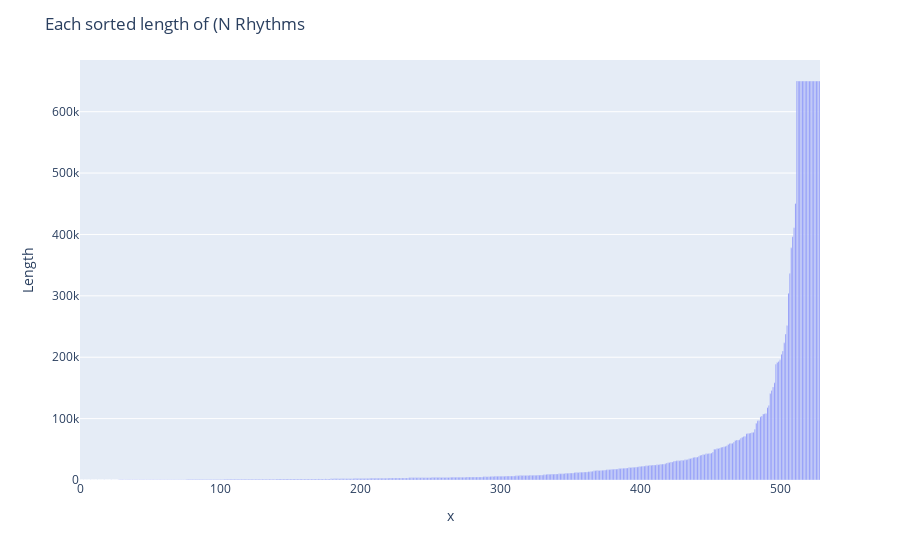

Here is the notebook cell this chart was saved with:
### Markdown cell above
### (1) N

### Code cell
print("Basic Statistics of (N")
print("Num : ", len(rhythmLens_N))
print("Mean : ", np.mean(rhythmLens_N))
print("Var : ", np.var(rhythmLens_N))
print("Std : ", np.std(rhythmLens_N))
print("Max : " , np.max(rhythmLens_N))
print("Min : ", np.min(rhythmLens_N))
print("Median : ", np.median(rhythmLens_N))
print("25 Percentile : ", np.percentile(rhythmLens_N, 25))
print("75 Percentile : ", np.percentile(rhythmLens_N, 75))


fig = px.bar(x=range(len(rhythmLens_N)), y=sorted(rhythmLens_N))
fig.update_layout(title="Each sorted length of (N Rhythms",
                 yaxis_title="Length",)
fig.show()

sns.distplot(rhythmLens_N, fit=norm).set_title('Dist. of (N')

#Log 변환
#sns.distplot(np.log(rhythmLens_N), fit=norm).set_title('Dist. of Log("(N")')

### Figure 1 — Plotly figure (JSON) as saved in the notebook; plotly's stock layout.template omitted (floating-point values rounded to 4 significant figures; data arrays with more than 128 entries replaced by an {"elided": "..."} marker saying what was removed)
{"data": [{"alignmentgroup": "True", "hovertemplate": "x=%{x}<br>y=%{y}<extra></extra>", "legendgroup": "", "marker": {"color": "#636efa"}, "name": "", "offsetgroup": "", "orientation": "v", "showlegend": false, "textposition": "auto", "type": "bar", "x": {"elided": "529 int values"}, "xaxis": "x", "y": {"elided": "529 int values"}, "yaxis": "y"}], "layout": {"barmode": "relative", "legend": {"tracegroupgap": 0}, "margin": {"t": 60}, "title": {"text": "Each sorted length of (N Rhythms"}, "xaxis": {"anchor": "y", "domain": [0, 1], "title": {"text": "x"}}, "yaxis": {"anchor": "x", "domain": [0, 1], "title": {"text": "Length"}}}}
